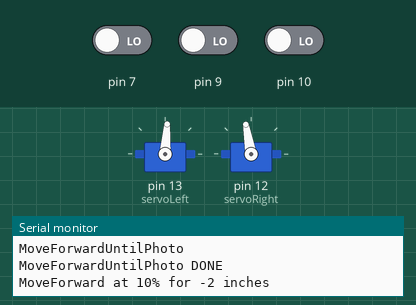
Recording of a sketch running on a simulated Arduino Uno, built with avr-gcc and run on an emulated ATmega328P. Parts: 2 × servo, the last lines printed to the serial monitor. Inputs (shaded band) come from the test bench; at power-on: pin 7 LOW, pin 9 LOW, pin 10 LOW.

Above: at 1.8 s.
1.9 s: pin 7 driven HIGH
At 2.7 s:
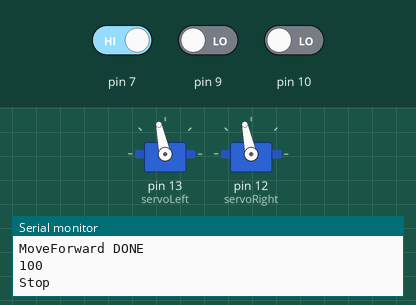
4.3 s: pin 7 driven LOW
At 4.9 s:
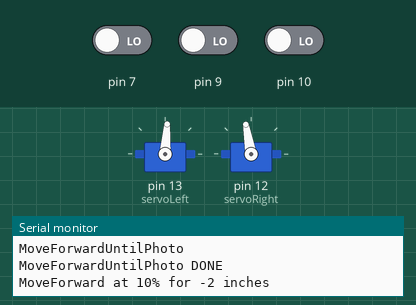
7.8 s: pin 9 driven HIGH
At 8.5 s:
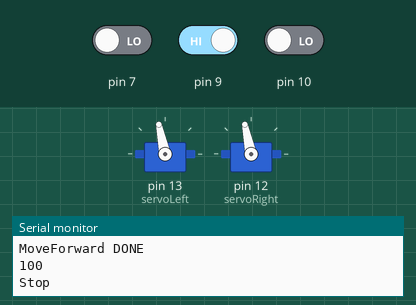
9.4 s: pin 9 driven LOW
At 9.8 s:
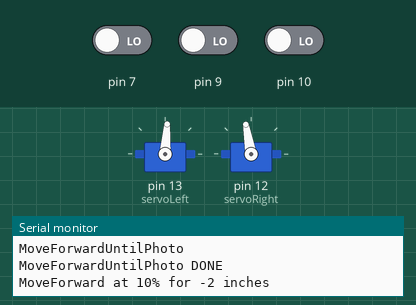
12.9 s: pin 10 driven HIGH
At 13.5 s:
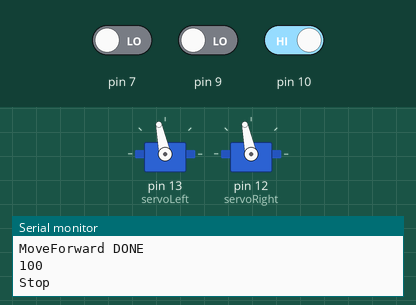
Timing chart, 0 to 15.5 s (numbered marks = the images above; inputs shaded):
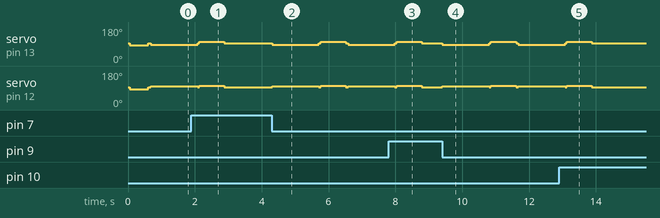

The sketch:

test_Whiskers.ino
```cpp
#include <Servo.h>
Servo servoLeft;
Servo servoRight;
int servoZero = 1500;
int servoMax = 200;
int qtiThreshhold = 500;
//Sensors
byte LeftWhisker = 2;
byte RightWhisker = 1;
byte inches;
int leftFrontPhoto = 9;
int rightFrontPhoto = 10;
int leftBackPhoto = 7;
int rightBackPhoto = 8;

//Timing
int HalfTurnMilliseconds=1350;
/////////////////////////////////////////////////////////////////////////////////////////
void setup() {
  Serial.begin(9600);
  pinMode(7, INPUT);
  pinMode(5, INPUT);

  servoLeft.attach(13);
  servoRight.attach(12);
  //maze1();
  TurnRight(-75);
}

void loop(){
  //Stop;
  //Maze;
  loopSumo();
}


////////////////////////////////////////////////////////////////////////////////////////
void xloop() {
  Serial.println();
}

long RCTime(int sensorIn){
   long duration = 0;
   pinMode(sensorIn, OUTPUT);     // Make pin OUTPUT
   digitalWrite(sensorIn, HIGH);  // Pin HIGH (discharge capacitor)
   delay(1);                      // Wait 1ms
   pinMode(sensorIn, INPUT);      // Make pin INPUT
   digitalWrite(sensorIn, LOW);   // Turn off internal pullups
   while(digitalRead(sensorIn)){  // Wait for pin to go LOW
      duration++;
   }
   return duration;
}
void loopSumo(){
  MoveForwardUntilPhoto(100);
  if (RCTimePhoto(leftFrontPhoto)<10000 | RCTimePhoto(rightFrontPhoto)<5000) {
    MoveForward(-2);
    TurnRight(100);
  } else if (RCTimePhoto(leftBackPhoto)<50000) {
    MoveForward(2);
    }

//Move forward until QTI

//Move back 3

//Turn right 100

//
}
///////////////////////////////////////////////////////////////////////////////////////////////////
void loopWOld() {
  debugWhiskers();
  int directions[] = {90,-90,-90,90,90,-90,-90,90,90,-90,-90,90,90,-90,-90,90};
  Stop();
  maze1(directions);
  exit;
}
///////////////////////////////////////////////////////////////////////////////////////////////////
void Maze(){

  MoveForward(24);//1
  MoveForward(-1);
  TurnRight(90);
  MoveForward(24);//2
  MoveForward(-1);
  TurnRight(90);
  MoveForward(12);//3
  MoveForward(-1);
  TurnRight(-90);
  MoveForward(12);//4
  MoveForward(-1);
  TurnRight(-90);
  MoveForward(24);//5
  MoveForward(-1);
  TurnRight(90);
  MoveForward(48);//6
  MoveForward(-1);
  TurnRight(20);
  MoveForward(12);//7
  MoveForward(-1);
  TurnRight(-20);
  MoveForward(12);//8
  MoveForward(-1);
  TurnRight(90);
  MoveForward(24);//9
  MoveForward(-1);
  TurnRight(90);
  MoveForward(12);//10
  MoveForward(-1);
  TurnRight(-20);
  MoveForward(12);//11
  Stop;

}

void maze1(int directions[]){
  for (int i = 0; i < sizeof(directions)/2; i++) {
    MoveForwardUntilWhisker(50);
    delay(50);
    MoveForward(-1);
    TurnRight(directions[i]);
    Serial.println(directions[i]);
  }
}
long debugQTI() {
  return RCTime(8);
}
void debugWhiskers() {
  if(TestWhiskers()){Serial.println("TRUE");};
}

void debugMoveInches() {
  MoveForward(-1);
  Stop();
  WaitForWhiskers();
  MoveForward(-1);
  Stop();
  WaitForWhiskers();
}
void debugPhoto(){
  Serial.println("TestPhoto");
  TestPhoto();
}

void Stop(){
    Serial.println("Stop");
    servoLeft.writeMicroseconds(servoZero);
    servoRight.writeMicroseconds(servoZero);
    delay(50);
}

bool TestWhiskers() {
  return digitalRead(LeftWhisker)+digitalRead(RightWhisker) < 1;
}
bool TestWhisker() {
  return digitalRead(LeftWhisker)+digitalRead(RightWhisker) < 2;
}
bool TestQTIs() {
  return RCTime(9)<500 | RCTime(8)<500;
}
bool TestQTI() {
  long rc = RCTime(8)<1000;
  Serial.println(rc);
  return rc;
}
void TurnRight(int degrees){
  Serial.println(degrees);
  int millisecondsToRun = map(abs(degrees),0,180,0,HalfTurnMilliseconds);
  Stop();
  if (degrees < 0) {
    servoLeft.writeMicroseconds(servoZero - 100);
    servoRight.writeMicroseconds(servoZero - 100);
  } else {
    servoLeft.writeMicroseconds(servoZero + 100);
    servoRight.writeMicroseconds(servoZero + 100);
}
  delay(millisecondsToRun);
  Stop();
}

void WaitForWhiskers(){
  Serial.println("WaitForWhiskers");
  while(TestWhiskers() == false){
    delay(100);
  }
  Serial.println(
"WaitForWhiskers DONE");
}

void MoveForwardUntilWhiskers(int SpeedPercent){
  Serial.println("MoveForwardUntilWhisker");
  int speedFrequency = map(SpeedPercent, 0, 100, 0, servoMax);
  while (TestWhiskers() == false){
    servoLeft.writeMicroseconds(servoZero + speedFrequency);
    servoRight.writeMicroseconds(servoZero - speedFrequency);
    delay(50);
  }
  Serial.println("MoveForwardUntilWhisker DONE");
}
void MoveForwardUntilWhisker(int SpeedPercent){
  Serial.println("MoveForwardUntilWhisker");
  int speedFrequency = map(SpeedPercent, 0, 100, 0, servoMax);
  while (TestWhisker() == false){
    servoLeft.writeMicroseconds(servoZero + speedFrequency);
    servoRight.writeMicroseconds(servoZero - speedFrequency);
    delay(50);
  }
  Serial.println("MoveForwardUntilWhisker DONE");
}

void MoveForwardUntilQTIs(int SpeedPercent){
  Serial.println("MoveForwardUntilQTI");
  int speedFrequency = map(SpeedPercent, 0, 100, 0, servoMax);
  while (TestQTIs() == false){
    servoLeft.writeMicroseconds(servoZero + speedFrequency);
    servoRight.writeMicroseconds(servoZero - speedFrequency);
    delay(50);
  }
  Serial.println("MoveForwardUntilWhisker DONE");
}
void MoveForwardUntilQTI(int SpeedPercent){
  Serial.println("MoveForwardUntilWhisker");
  int speedFrequency = map(SpeedPercent, 0, 100, 0, servoMax);
  while (TestQTI() == false){
    servoLeft.writeMicroseconds(servoZero + speedFrequency);
    servoRight.writeMicroseconds(servoZero - speedFrequency);
    delay(50);
  }
  Serial.println("MoveForwardUntilWhisker DONE");
}
void MoveForward(int inches){
  Serial.print("MoveForward at 10% for "); Serial.print(inches); Serial.println(" inches");
  if (inches < 0) {
    int millisecondsToRun = (0 - inches) * 700;
    servoLeft.writeMicroseconds(servoZero - 70);
    servoRight.writeMicroseconds(servoZero + 70);
    delay(millisecondsToRun);
  } else {
    int millisecondsToRun = inches * 700;
    servoLeft.writeMicroseconds(servoZero + 70);
    servoRight.writeMicroseconds(servoZero - 70);
    delay(millisecondsToRun);
  }
  Serial.println("MoveForward DONE");
}
void MoveForwardNumber(long milliseconds,int speed){
  Serial.print("MoveForward at 10% for "); Serial.print(inches); Serial.println(" inches");
  if (inches < 0) {
    servoLeft.writeMicroseconds(servoZero - speed);
    servoRight.writeMicroseconds(servoZero + speed);
    delay(milliseconds);
  } else {
    int millisecondsToRun = inches * 200;
    servoLeft.writeMicroseconds(servoZero + 70);
    servoRight.writeMicroseconds(servoZero - 70);
    delay(millisecondsToRun);
  }
  Serial.println("MoveForward DONE");
}
bool TestPhotos() {
    return RCTimePhoto(leftBackPhoto)<50000 | RCTimePhoto(leftFrontPhoto)<10000 | RCTimePhoto(rightFrontPhoto)<5000;


}
bool TestPhoto() {
  //return RCTime(1)<500;
  Serial.print("TestPhoto FrontLeft: ");
  Serial.println(RCTimePhoto(leftFrontPhoto));
  Serial.print("TestPhoto FrontRight: ");
  Serial.println(RCTimePhoto(rightFrontPhoto));
  Serial.print("TestPhoto RearLeft: ");
  Serial.println(RCTimePhoto(leftBackPhoto));
  Serial.print("TestPhoto RearRight: ");
  Serial.println(RCTimePhoto(rightBackPhoto));
}
void MoveForwardUntilPhoto(int SpeedPercent){
  Serial.println("MoveForwardUntilPhoto");
  int speedFrequency = map(SpeedPercent, 0, 100, 0, servoMax);
  while (TestPhotos() == false){
    servoLeft.writeMicroseconds(servoZero + speedFrequency);
    servoRight.writeMicroseconds(servoZero - speedFrequency);
    delay(50);
  }
  Stop;
  Serial.println("MoveForwardUntilPhoto DONE");
}
long RCTimePhoto(int pin){
  pinMode(pin, OUTPUT);
  digitalWrite(pin, HIGH);
  delay(3);
  pinMode(pin, INPUT);
  digitalWrite(pin, LOW);
  long time  = micros();
  while(digitalRead(pin));
  time = micros() - time;
  return time;
}
```

Measured:
- after the input at 1.9 s, servo on pin 13 (servoLeft), servo on pin 12 (servoRight): goes on until 2.9 s, then stays 93°
- after the input at 4.3 s, servo on pin 13 (servoLeft): 93° → 86° at once, → 102° 1.4 s later, → 93° 0.80 s later, → 86° 0.07 s later; servo on pin 12 (servoRight): 93° → 100° at once, → 102° 1.4 s later, → 93° 0.80 s later, → 100° 0.07 s later
- after the input at 7.8 s, servo on pin 13 (servoLeft), servo on pin 12 (servoRight): goes on until 8.8 s, then stays 93°
- after the input at 9.4 s, servo on pin 13 (servoLeft): 93° → 86° at once, → 102° 1.4 s later, → 93° 0.80 s later, → 86° 0.07 s later; servo on pin 12 (servoRight): 93° → 100° at once, → 102° 1.4 s later, → 93° 0.80 s later, → 100° 0.07 s later
- after the input at 12.9 s, servo on pin 13 (servoLeft), servo on pin 12 (servoRight): goes on until 13.9 s, then stays 93°
